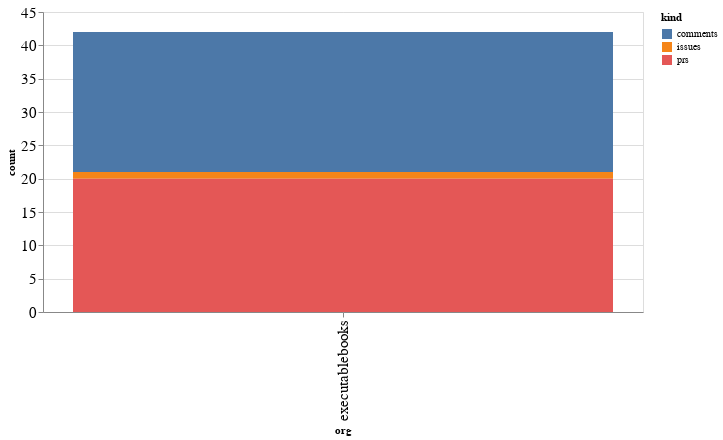

Notebook code for this chart:
### Code cell
alt.Chart(org_summaries, width=600).mark_bar().encode(
    x='org',
    y='count',
    color='kind',
    tooltip="org"
)

### Figure 1 — Vega-Lite specification as saved in the notebook (floating-point values rounded to 4 significant figures)
{"config": {"axisLeft": {"labelFontSize": 15}, "axisBottom": {"labelFontSize": 15}}, "data": {"name": "data-9f63a326185fbd109ed22f74a28d9ae9"}, "mark": "bar", "encoding": {"color": {"type": "nominal", "field": "kind"}, "tooltip": {"type": "nominal", "field": "org"}, "x": {"type": "nominal", "field": "org"}, "y": {"type": "quantitative", "field": "count"}}, "width": 600, "$schema": "https://vega.github.io/schema/vega-lite/v4.8.1.json", "datasets": {"data-9f63a326185fbd109ed22f74a28d9ae9": [{"org": "executablebooks", "kind": "comments", "count": 21}, {"org": "executablebooks", "kind": "issues", "count": 1}, {"org": "executablebooks", "kind": "prs", "count": 20}]}}
